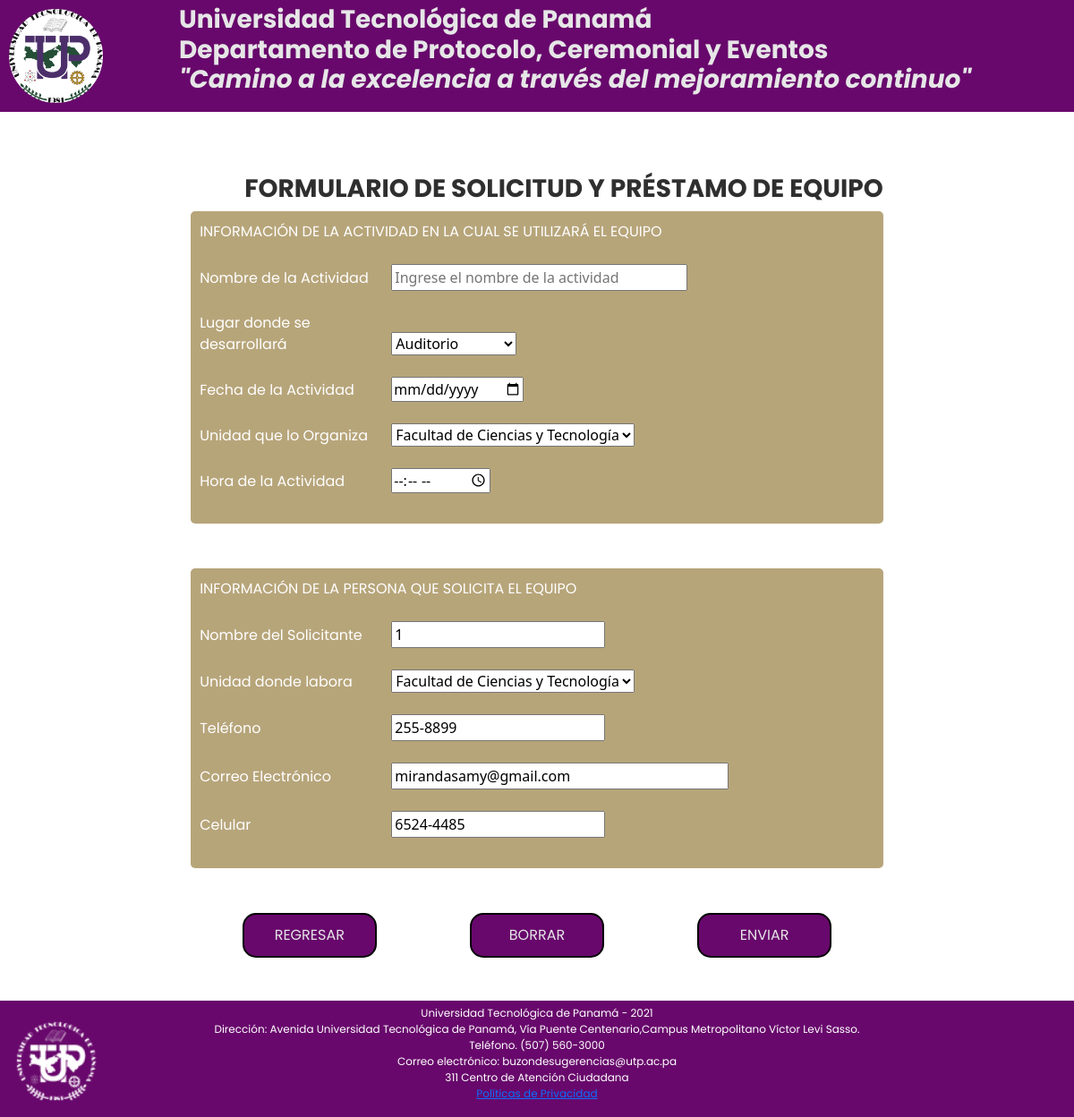
Screenshot of /paginas/formEquipo.php (signed in) with the database file from the repository.
### tables this page shows
CREATE TABLE `usuario` (
  `id` int(11) NOT NULL,
  `nombre` varchar(50) NOT NULL,
  `apellido` varchar(50) NOT NULL,
  `email` varchar(250) NOT NULL,
  `password` varchar(250) NOT NULL,
  `tipoUsuario` int(2) NOT NULL,
  `hash` varchar(50) NOT NULL
);

CREATE TABLE `telefono` (
  `idTelefono` int(11) NOT NULL,
  `telefono` varchar(20) NOT NULL,
  `idUsuario` int(11) NOT NULL
);

CREATE TABLE `celular` (
  `idCelular` int(11) NOT NULL,
  `celular` varchar(20) NOT NULL,
  `idUsuario` int(11) NOT NULL
);

### procesos/consultaUser.php (called while the page is built)
<?php
    include("../config/conexion.php");
    $id_usuario=$_SESSION['id'];
    $result=$conn->query("SELECT * FROM usuario WHERE id='$id_usuario'");
    $datoUser=$result->fetch(PDO::FETCH_OBJ);
?>

### paginas/formEquipo.php (the view, shortened to what this page needs)
<?php
    include("../procesos/consultaUser.php");
    $sql=$conn->query("SELECT * FROM telefono WHERE idUsuario='$id_usuario'");
    $datoTel=$sql->fetch(PDO::FETCH_OBJ);
    $sql2=$conn->query("SELECT * FROM celular WHERE idUsuario='$id_usuario'");
    $datoCel=$sql2->fetch(PDO::FETCH_OBJ);
?>
<!DOCTYPE html>
<html>
<head>
	<link rel="stylesheet" type="text/css" href="../CSS/estilo.css">
    <link href ="../CSS/bootstrap.min.css" rel ="stylesheet">
    <link href="../CSS/list-groups.css" rel="stylesheet">
</head>
<body class="cuerpo">
    <div id="page-container">
      <div id="content-wrap">
	<header class="tope">
		<img src="../imagenes/logo.png" class="logo">
	    <h3 class="titulosHeader">Universidad Tecnológica de Panamá<br>Departamento de Protocolo, Ceremonial y Eventos<br><i>"Camino a la excelencia a través del mejoramiento continuo"</i></h3>
	</header>
	<br><br>
	<div class="centrar">
		<form method="POST" action="../procesos/procesarEquipo.php">
            <h3 class="titulosHeaderBlack">FORMULARIO DE SOLICITUD Y PRÉSTAMO DE EQUIPO</h3>
<div id="divPrimero">
    <div class="cajamarron">
          <label class="textoCuerpoWhite">INFORMACIÓN DE LA ACTIVIDAD EN LA CUAL SE UTILIZARÁ EL EQUIPO</label>
          <br><br>
                <label class="textoCuerpoWhite labelEspacio">Nombre de la Actividad</label>
                <input type="text" id="nomActividad" class="txtbox" placeholder="Ingrese el nombre de la actividad" name="nomActividad" size="30">
                <br><br>
                <label class="textoCuerpoWhite labelEspacio">Lugar donde se desarrollará</label>
                <select name="lugarActividad" id="lugarActividad" class="txtbox">
                  <option value="1">Auditorio</option>
                </select>
                <br><br>
                <label class="textoCuerpoWhite labelEspacio">Fecha de la Actividad</label>
                <input type="date" id="fechaActividad" class="txtbox" placeholder="" name="fechaActividad">
                <br><br>
                <label class="textoCuerpoWhite labelEspacio">Unidad que lo Organiza</label>
                <select name="unidadOrg" id="unidadOrg" class="txtbox">
                  <option value="1">Facultad de Ciencias y Tecnología</option>
                </select>
                <br><br>
                <label class="textoCuerpoWhite labelEspacio">Hora de la Actividad</label>
                <input type="time" id="horaActividad" class="txtbox" placeholder="" name="horaActividad">
                <br><br>
    </div>
    <div class="cajamarron">
          <label class="textoCuerpoWhite ">INFORMACIÓN DE LA PERSONA QUE SOLICITA EL EQUIPO</label>
          <br><br>
                <label class="textoCuerpoWhite labelEspacio">Nombre del Solicitante</label>
                <input type="text" id="nomSolicitante" class="txtbox" name="nomSolicitante" value="<?php echo $datoUser->id; ?>" placeholder="<?php echo $datoUser->nombre." ".$datoUser->apellido; ?>" readonly>
                <br><br>
                <label class="textoCuerpoWhite labelEspacio"> Unidad donde labora</label>
                <select name="unidadLabor" id="unidadLabor" class="txtbox">
                  <option value="1">Facultad de Ciencias y Tecnología</option>
                </select>
                <br><br>
                <label class="textoCuerpoWhite labelEspacio">Teléfono</label>
                <input type="text" id="telefono" class="txtbox" name="telefono" value="<?php echo $datoTel->telefono; ?>" readonly>
                <br><br>
                <label class="textoCuerpoWhite labelEspacio">Correo Electrónico</label>
                <input type="text" id="correo" class="txtbox" name="correo" size="35" value="<?php echo $datoUser->email; ?>"readonly>
                <br><br>
                <label class="textoCuerpoWhite labelEspacio">Celular</label>
                <input type="text" id="celular" class="txtbox" name="celular" value="<?php echo $datoCel->celular; ?>" readonly>
                <br><br>
    </div>
                <a href="menuPrincipal.php"><button class="redondo espacioBoton6" type="button"><label class="textoCuerpo">REGRESAR</label></button></a>
                <button class="redondo espacioBoton5" type="reset"><label class="textoCuerpo">BORRAR</label></button>
                <button class="redondo espacioBoton5" type="button" id="okButton" onclick="myFunction()"><label class="textoCuerpo">ENVIAR</label></button>
  </div>
  </div>
<br><br>
  </div>
  <footer id="footer">
      <img src="../imagenes/logo-footer.png" class="logo">
      Universidad Tecnológica de Panamá - 2021
      <br>
          Dirección: Avenida Universidad Tecnológica de Panamá, Vía Puente Centenario,Campus Metropolitano Víctor Levi Sasso.
          <br>
          Teléfono. (507) 560-3000
          <br>
          Correo electrónico: buzondesugerencias@utp.ac.pa
          <br>
          311 Centro de Atención Ciudadana
          <br>
          <a class="politicas" href="https://aig.gob.pa/acercade/disclaimer/">Políticas de Privacidad</a>
    </footer>
    </div>
</body>
</html>

### CSS/estilo.css (style rules this page uses)
html { background-color: #68086c; }
.titulosHeader { font-family: 'Poppins', sans-serif; padding-left: 200px; padding-top: 5px; text-align: left; font-weight: bold; color:#e6e6e7 ; }
.titulosHeaderBlack { font-family: 'Poppins', sans-serif; padding-top: 5px; padding-left:60px; text-align: left; font-weight: bold; color:#2f2f2f ; }
.textoCuerpo { font-family: 'Poppins', sans-serif; color:#e6e6e7 ; }
.textoCuerpoWhite { font-family: 'Poppins', sans-serif; color:white ; }
.labelEspacio { width: 200px; }
.centrar { text-align: center; display: flex; justify-content: center; align-items: center; }
body { width:100%; background-color:#FFFFFF; margin:auto; }
.tope { width:100%; height:125px; padding-top: 0px; background-color: #68086c; text-align: center; }
.cuerpo { background-color: #FFFFFF; }
#page-container { position: relative; min-height: 100vh; }
#content-wrap { padding-bottom: 7.5rem; }
#footer { position: absolute; bottom: 0; width: 100%; height: 7.5rem; background-color: #68086c; text-align: center; font-family: 'Poppins', sans-serif; color:#FFFFFF; padding-top: 5px; font-size: 12px; }
.logo { position:absolute; left:0px; width: 125px; height: 125px; padding: 10px; }
.redondo { border-radius: 15px; border-color: #d3c0d3; border: 2px solid; padding: 5px; width: 150px; height: 50px; background-color: #68086c; }
.txtbox { margin-left: 10px; }
.cajamarron { background-color: #B7A57A; padding: 10px; border-radius: 5px; margin-bottom: 50px; text-align: left; }
.espacioBoton5 { margin-left: 100px; }
.espacioBoton6 { margin-left: -200; }

### rows the page displays
usuario: nomSolicitante "1", correo "mirandasamy@gmail.com"
telefono: telefono "255-8899"
celular: celular "6524-4485"
